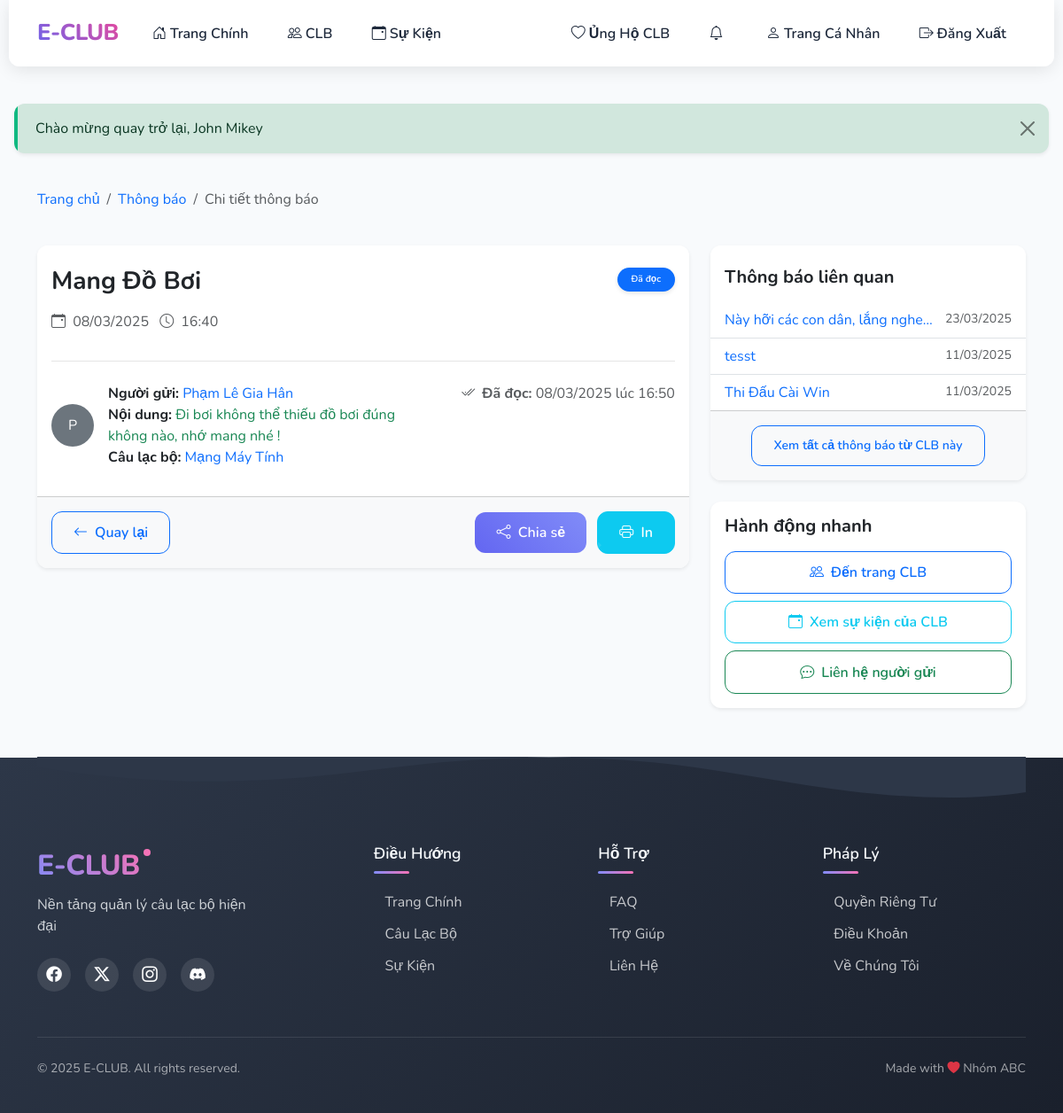
The app's page /index.php?page=notification_detail&id=3 (signed in) with its own data.
### tables this page shows
CREATE TABLE `notifications` (
  `id` int(11) NOT NULL,
  `club_id` int(11) DEFAULT NULL,
  `sender_id` int(11) DEFAULT NULL,
  `title` varchar(200) NOT NULL,
  `message` text NOT NULL,
  `created_at` timestamp NOT NULL DEFAULT current_timestamp()
);

CREATE TABLE `users` (
  `id` int(11) NOT NULL,
  `name` varchar(100) NOT NULL,
  `email` varchar(100) NOT NULL,
  `password` varchar(255) NOT NULL,
  `role` enum('admin','club_leader','user') DEFAULT 'user',
  `created_at` timestamp NOT NULL DEFAULT current_timestamp(),
  `avatar_url` varchar(255) DEFAULT NULL,
  `last_activity` timestamp NOT NULL DEFAULT current_timestamp() ON UPDATE current_timestamp()
);

CREATE TABLE `clubs` (
  `id` int(11) NOT NULL,
  `name` varchar(100) NOT NULL,
  `description` text DEFAULT NULL,
  `created_at` timestamp NOT NULL DEFAULT current_timestamp(),
  `status` enum('active','inactive') NOT NULL DEFAULT 'active',
  `image_url` varchar(255) DEFAULT NULL,
  `bank_info` json DEFAULT NULL
);

CREATE TABLE `notification_recipients` (
  `id` int(11) NOT NULL,
  `notification_id` int(11) DEFAULT NULL,
  `user_id` int(11) DEFAULT NULL,
  `is_read` tinyint(1) DEFAULT 0,
  `read_at` timestamp NULL DEFAULT NULL
);

### config.php (called while the page is built, shortened)
<?php
try {
    $conn = new mysqli(DB_HOST, DB_USER, DB_PASS, DB_NAME);
    $conn->set_charset("utf8");
} catch (Exception $e) {
    die("Database connection failed: " . $e->getMessage());
}
function sanitize($input) {
    global $conn;
    return $conn->real_escape_string(trim($input));
}
?>

### pages/notification_detail.php (the view, shortened to what this page needs)
<?php
$notification_id = sanitize($_GET['id']);
$sql = "SELECT n.*, c.name as club_name, nr.is_read, nr.read_at, u.name as sender_name
       FROM notifications n
       INNER JOIN clubs c ON n.club_id = c.id
       INNER JOIN notification_recipients nr ON n.id = nr.notification_id
       INNER JOIN users u ON n.sender_id = u.id
       WHERE n.id = ? AND nr.user_id = ?";
$stmt = $conn->prepare($sql);
$stmt->bind_param("ii", $notification_id, $_SESSION['user_id']);
$stmt->execute();
$notification = $stmt->get_result()->fetch_assoc();
$created_date = date('d/m/Y', strtotime($notification['created_at']));
$created_time = date('H:i', strtotime($notification['created_at']));
$read_date = isset($notification['read_at']) ? date('d/m/Y', strtotime($notification['read_at'])) : '';
$read_time = isset($notification['read_at']) ? date('H:i', strtotime($notification['read_at'])) : '';
$sql = "SELECT n.id, n.title, n.created_at
       FROM notifications n
       INNER JOIN notification_recipients nr ON n.id = nr.notification_id
       WHERE n.club_id = ? AND nr.user_id = ? AND n.id != ?
       ORDER BY n.created_at DESC LIMIT 3";
$stmt = $conn->prepare($sql);
$stmt->bind_param("iii", $notification['club_id'], $_SESSION['user_id'], $notification_id);
$stmt->execute();
$related_notifications = $stmt->get_result()->fetch_all(MYSQLI_ASSOC);
?>
<div class="container py-4">
    <div class="row mb-4">
        <div class="col">
            <nav aria-label="breadcrumb">
                <ol class="breadcrumb bg-transparent p-0">
                    <li class="breadcrumb-item"><a href="index.php" class="text-decoration-none">Trang chủ</a></li>
                    <li class="breadcrumb-item"><a href="index.php?page=notifications" class="text-decoration-none">Thông báo</a></li>
                    <li class="breadcrumb-item active" aria-current="page">Chi tiết thông báo</li>
                </ol>
            </nav>
        </div>
    </div>
    <div class="row">
        <div class="col-lg-8">
            <div class="card shadow-sm rounded-lg border-0 mb-4">
                <div class="card-header bg-white border-0 pt-4 pb-0">
                    <div class="d-flex justify-content-between align-items-center">
                        <h3 class="card-title mb-0 fw-bold"><?php echo htmlspecialchars($notification['title']); ?></h3>
                        <span class="badge bg-primary rounded-pill px-3 py-2">
                            <?php echo ($notification['is_read']) ? 'Đã đọc' : 'Chưa đọc'; ?>
                        </span>
                    </div>
                    <div class="mt-3 mb-3">
                        <span class="text-muted">
                            <i class="bi bi-calendar-event me-1"></i> <?php echo $created_date; ?>
                            <i class="bi bi-clock ms-2 me-1"></i> <?php echo $created_time; ?>
                        </span>
                    </div>
                </div>
                <div class="card-body">
                    <div class="notification-meta">
                        <div class="row">
                            <div class="col-md-7">
                                <div class="d-flex align-items-center mb-3">
                                    <div class="sender-avatar me-3">
                                        <div class="avatar-placeholder rounded-circle bg-secondary text-white d-flex align-items-center justify-content-center" style="width: 48px; height: 48px;">
                                            <?php echo strtoupper(substr($notification['sender_name'], 0, 1)); ?>
                                        </div>
                                    </div>
                                    <div>
                                        <p class="mb-0">
                                            <strong>Người gửi:</strong>
                                            <span class="text-primary"><?php echo htmlspecialchars($notification['sender_name']); ?></span>
                                        </p>
                                        <p class="mb-0">
                                            <strong>Nội dung:</strong>
                                            <span class="text-success"><?php echo htmlspecialchars($notification['message']); ?></span>
                                        </p>
                                        <p class="mb-0">
                                            <strong>Câu lạc bộ:</strong>
                                            <a href="index.php?page=club&id=<?php echo $notification['club_id']; ?>" class="text-decoration-none">
                                                <?php echo htmlspecialchars($notification['club_name']); ?>
                                            </a>
                                        </p>
                                    </div>
                                </div>
                            </div>
                            <div class="col-md-5 text-md-end">
                                <?php if ($notification['is_read']): ?>
                                    <p class="mb-0 text-muted">
                                        <i class="bi bi-check2-all me-1"></i>
                                        <strong>Đã đọc:</strong>
                                        <?php echo $read_date; ?> lúc <?php echo $read_time; ?>
                                    </p>
                                <?php endif; ?>
                            </div>
                        </div>
                    </div>
                </div>
                <div class="card-footer bg-light d-flex justify-content-between py-3">
                    <a href="index.php?page=notifications" class="btn btn-outline-primary">
                        <i class="bi bi-arrow-left me-2"></i>Quay lại
                    </a>
                    <div>
                        <button type="button" class="btn btn-primary me-2" onclick="shareNotification(<?php echo $notification_id; ?>)">
                            <i class="bi bi-share me-1"></i> Chia sẻ
                        </button>
                        <a href="index.php?page=print_notification&id=<?php echo $notification_id; ?>" target="_blank" class="btn btn-info text-white">
                            <i class="bi bi-printer me-1"></i> In
                        </a>
                    </div>
                </div>
            </div>
        </div>
        <div class="col-lg-4">
            <div class="card shadow-sm rounded-lg border-0 mb-4">
                <div class="card-header bg-white border-0 pt-4 pb-0">
                    <h5 class="fw-bold mb-3">Thông báo liên quan</h5>
                </div>
                <div class="card-body p-0">
                    <?php if (count($related_notifications) > 0): ?>
                        <ul class="list-group list-group-flush">
                            <?php foreach ($related_notifications as $related): ?>
                                <li class="list-group-item border-start-0 border-end-0">
                                    <a href="index.php?page=notification_detail&id=<?php echo $related['id']; ?>" class="text-decoration-none">
                                        <div class="d-flex justify-content-between">
                                            <div class="notification-title text-truncate pe-2">
                                                <?php echo htmlspecialchars($related['title']); ?>
                                            </div>
                                            <small class="text-muted">
                                                <?php echo date('d/m/Y', strtotime($related['created_at'])); ?>
                                            </small>
                                        </div>
                                    </a>
                                </li>
                            <?php endforeach; ?>
                        </ul>
                    <?php endif; ?>
                </div>
                <div class="card-footer bg-light text-center py-3">
                    <a href="index.php?page=notifications" class="btn btn-sm btn-outline-primary">
                        Xem tất cả thông báo từ CLB này
                    </a>
                </div>
            </div>
            <div class="card shadow-sm rounded-lg border-0">
                <div class="card-body">
                    <h5 class="fw-bold mb-3">Hành động nhanh</h5>
                    <div class="d-grid gap-2">
                        <a href="index.php?page=clubs&id=<?php echo $notification['club_id']; ?>" class="btn btn-outline-primary">
                            <i class="bi bi-people me-2"></i>Đến trang CLB
                        </a>
                        <a href="index.php?page=events" class="btn btn-outline-info">
                            <i class="bi bi-calendar-event me-2"></i>Xem sự kiện của CLB
                        </a>
                        <button type="button" class="btn btn-outline-success" data-bs-toggle="modal" data-bs-target="#contactModal">
                            <i class="bi bi-chat-dots me-2"></i>Liên hệ người gửi
                        </button>
                    </div>
                </div>
            </div>
        </div>
    </div>
</div>

### templates/layout.php (style rules this page uses)
:root { --primary-color: #6366f1; --primary-light: #818cf8; --primary-dark: #4f46e5; --secondary-color: #ec4899; --secondary-light: #f472b6; --accent-color: #0ea5e9; --success-color: #10b981; --warning-color: #f59e0b; --danger-color: #ef4444; --background-color: #f8fafc; --text-color: #1e293b; --border-radius: 12px; --card-border-radius: 16px; --transition-speed: 0.3s; }
body { min-height: 100vh; display: flex; flex-direction: column; background-color: var(--background-color); font-family: 'Nunito', sans-serif; color: var(--text-color); overflow-x: hidden; }
.card { border: none; border-radius: var(--card-border-radius); background: #fff; box-shadow: 0 5px 15px rgba(0, 0, 0, 0.05); transition: all var(--transition-speed) ease; overflow: hidden; position: relative; z-index: 1; }
.card::before { content: ''; position: absolute; top: 0; left: 0; width: 4px; height: 100%; z-index: 2; opacity: 0; transition: opacity var(--transition-speed) ease; }
.btn { border-radius: var(--border-radius); padding: 0.7rem 1.5rem; font-weight: 600; transition: all var(--transition-speed) ease; position: relative; overflow: hidden; z-index: 1; }
.btn::before { content: ''; position: absolute; top: 0; left: 0; width: 100%; height: 100%; background: rgba(255, 255, 255, 0.1); z-index: -1; transform: translateX(-100%) rotate(45deg); transition: transform 0.6s ease; }
.badge { font-size: 0.65rem; padding: 0.35em 0.65em; margin-left: -0.5em; margin-top: -0.5em; }
.btn-primary { background: linear-gradient(45deg, var(--primary-color), var(--primary-light)); border: none; }
.badge { padding: 0.5em 1em; border-radius: 20px; font-weight: 600; box-shadow: 0 2px 5px rgba(0, 0, 0, 0.1); }
.fade-in { animation: fadeIn 0.5s ease-in; }

### pages/notification_detail.php (style rules this page uses)
.notification-meta { padding-top: 1.5rem; border-top: 1px solid rgba(0,0,0,0.1); }
.card { border-radius: 0.75rem; overflow: hidden; transition: transform 0.2s, box-shadow 0.2s; }
.notification-title { max-width: 75%; }
.sender-avatar { flex-shrink: 0; }
.list-group-item { transition: background-color 0.2s; }

### records on screen
notifications: title "Mang Đồ Bơi", created_at "08/03/2025", created_at "16:40", sender.name "P", sender.name "Phạm Lê Gia Hân", message "Đi bơi không thể thiếu đồ bơi đúng không nào, nhớ mang nhé !", club.name "Mạng Máy Tính", notification_recipients.read_at "08/03/2025", notification_recipients.read_at "16:50"
notifications: title "Này hỡi các con dân, lắng nghe…", created_at "23/03/2025"
notifications: title "tesst", created_at "11/03/2025"
notifications: title "Thi Đấu Cài Win", created_at "11/03/2025"

### other values on screen
$flash['message'] "Chào mừng quay trở lại, John Mikey"
APP_NAME "E-CLUB"
